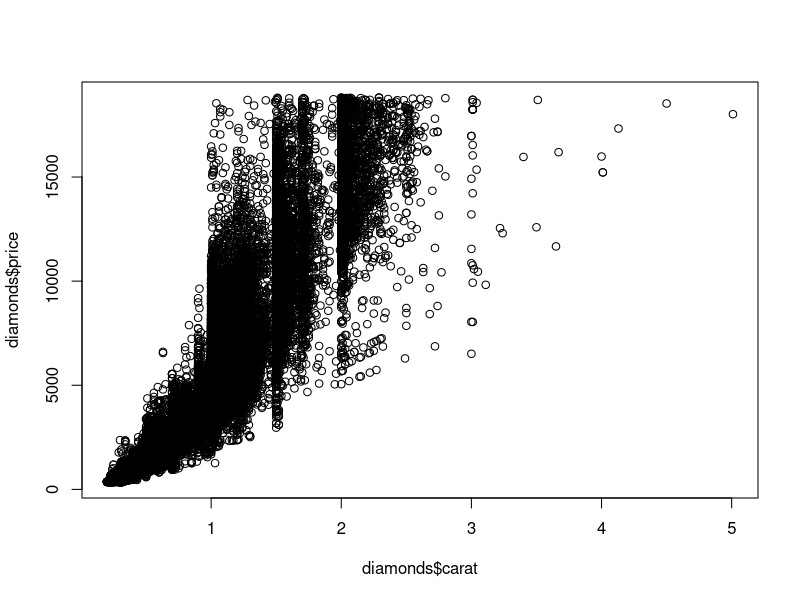
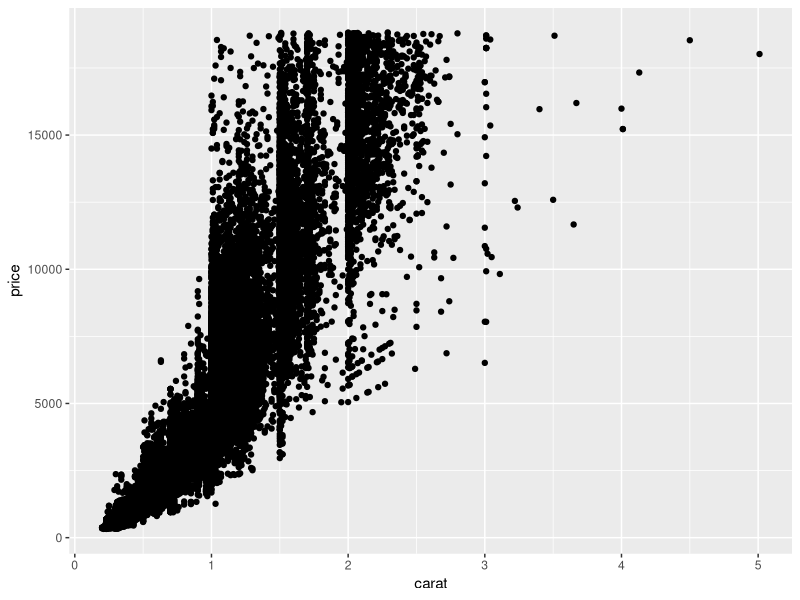
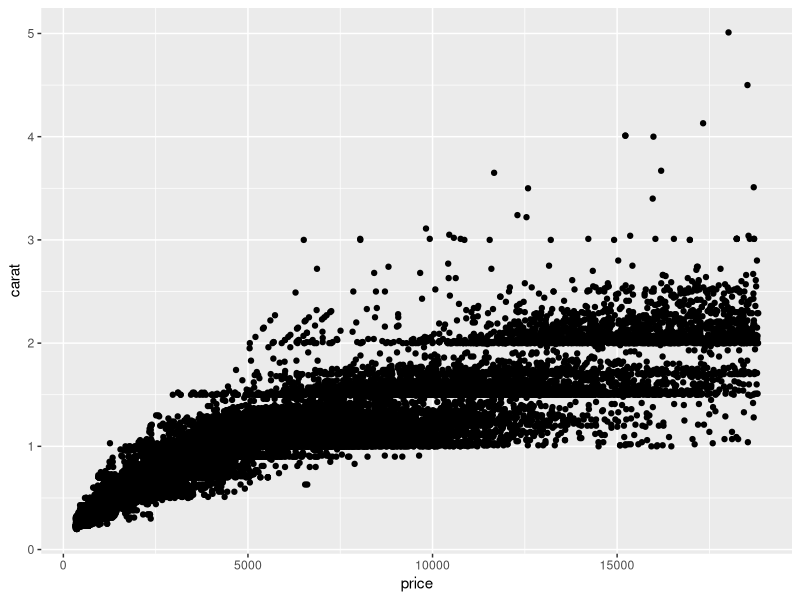
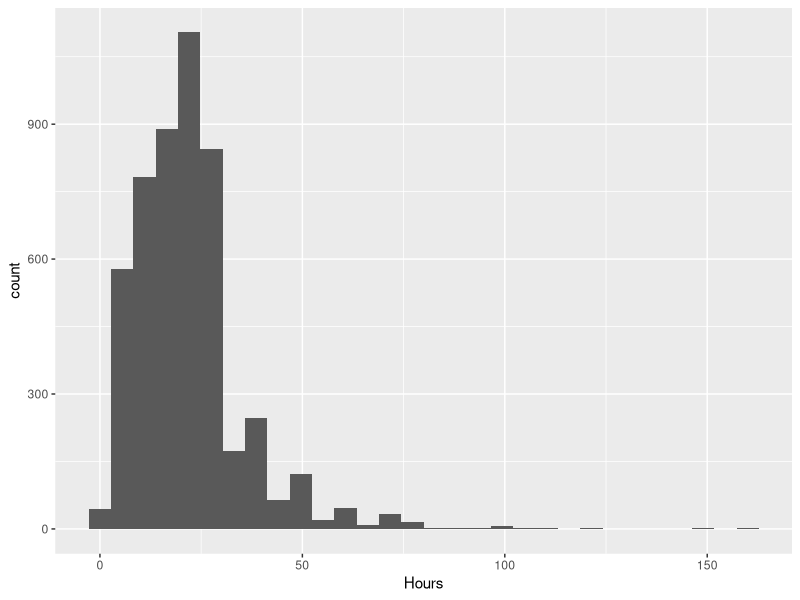
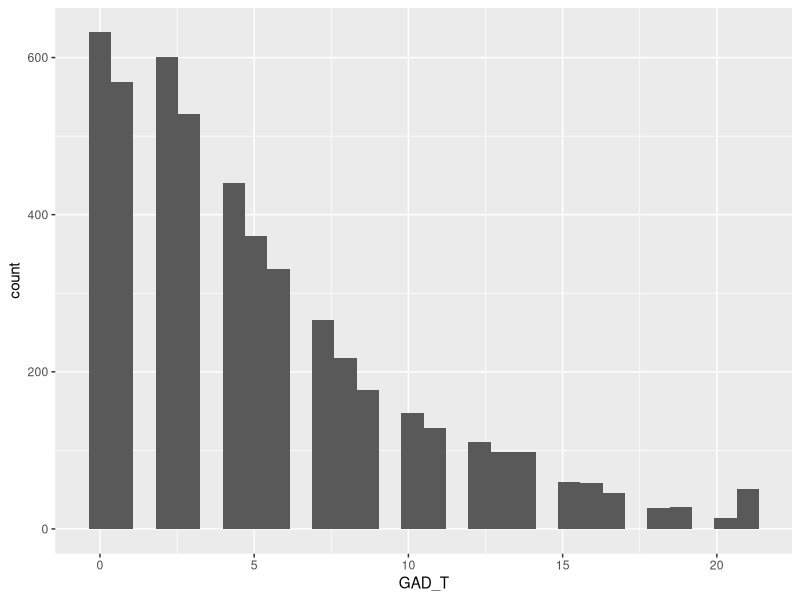
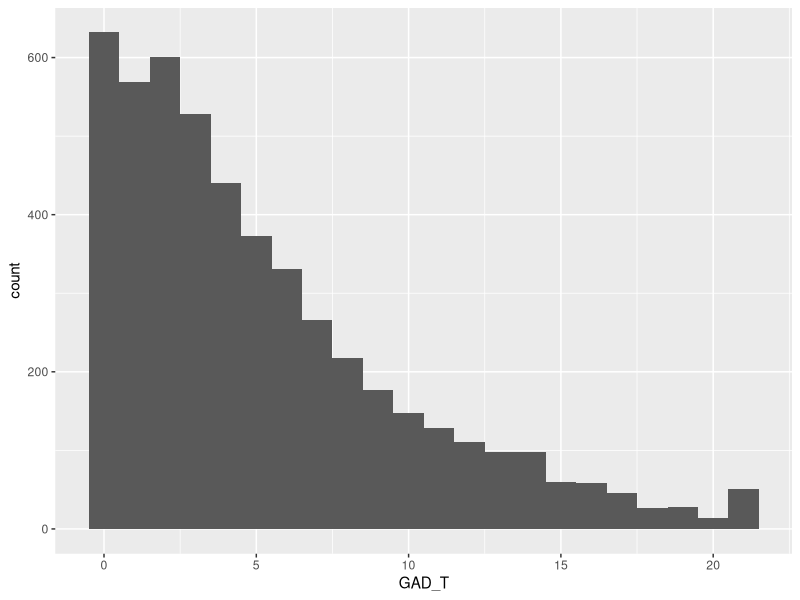
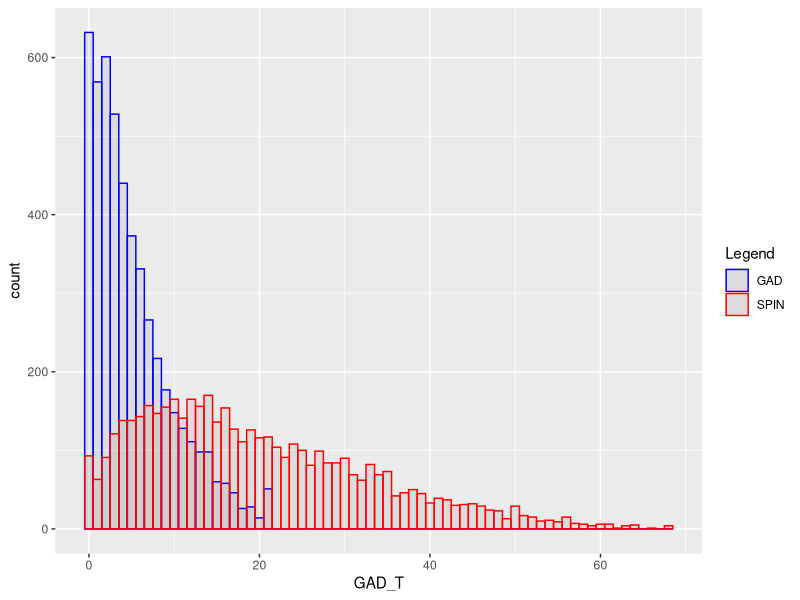
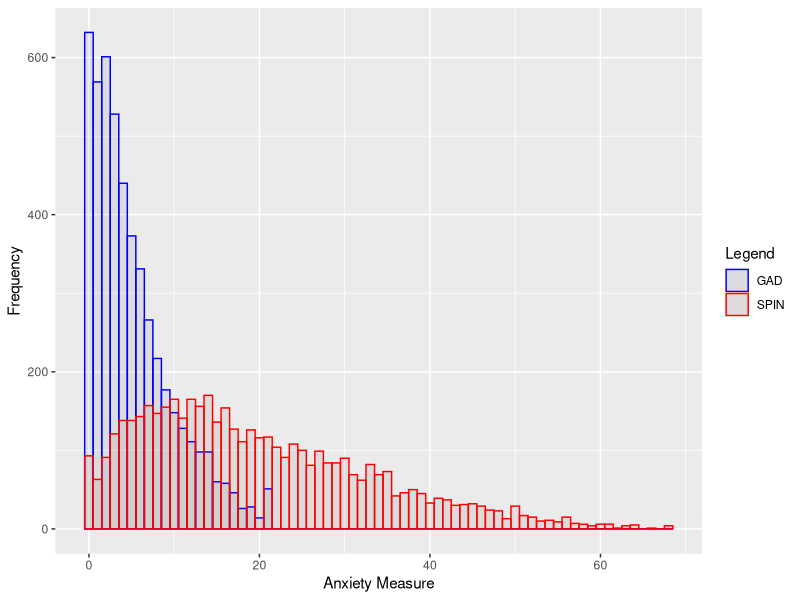

These charts were generated, in order, by the following R code:
## ---- chunk 1
knitr::opts_chunk$set(echo = TRUE)

library(tidyverse)
## ---- chunk 2
plot(x = diamonds$carat,
     y = diamonds$price)

## ---- chunk 3
ggplot(data = diamonds, 
       mapping = aes(x = carat, 
                     y = price)) + 
  geom_point()

## ---- chunk 4

ggplot(data = diamonds, 
       mapping = aes(y = carat, x = price)) + 
  geom_point()

## ---- chunk 5
## Import the data
gamingstudy_data <- read_csv("data/gamingdata_samp.csv")

## Plot the data 
ggplot(data = gamingstudy_data, 
       mapping = aes(x = Hours)) + 
  geom_histogram()

## ---- chunk 6
ggplot(data = gamingstudy_data, 
       mapping = aes(x = GAD_T)) + 
  geom_histogram(bins = 30)

## ---- chunk 7

## Plot the data 
ggplot(data = gamingstudy_data, 
       mapping = aes(x = GAD_T)) + 
  geom_histogram(binwidth = 1)

## ---- chunk 8
## Plot the data 
colours <- c("GAD" = "blue", "SPIN" = "red")

ggplot(data = gamingstudy_data) + 
  geom_histogram(mapping = aes(x = GAD_T, colour = "GAD"), binwidth = 1, alpha = 0.1) + 
  geom_histogram(mapping = aes(x = SPIN_T, colour = "SPIN"), binwidth = 1, alpha = 0.1) + 
  labs(colour = "Legend") + 
  scale_color_manual(values = colours)

## ---- chunk 9
## Plot the data 
colours <- c("GAD" = "blue", "SPIN" = "red")

ggplot(data = gamingstudy_data) + 
  geom_histogram(mapping = aes(x = GAD_T, colour = "GAD"), binwidth = 1, alpha = 0.1) + 
  geom_histogram(mapping = aes(x = SPIN_T, colour = "SPIN"), binwidth = 1, alpha = 0.1) + 
  labs(x = "Anxiety Measure",
       y = "Frequency", 
       colour = "Legend") + 
  scale_color_manual(values = colours)

## ---- chunk 10



